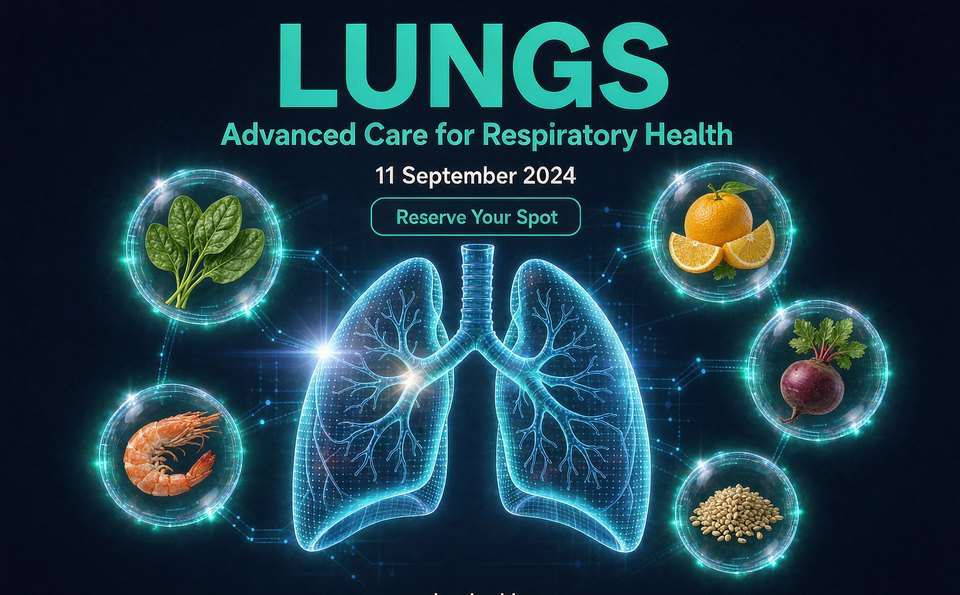
#> input picture backend/uploads/courses/copd-diet.jpg, 960 x 595 px
$ python -i apply_ai_covers.py   (imports and definitions only)
#> lines starting #> are read from the running program, lines starting #| are printed output that depends on the picture
### backend/app/env_loader.py
"""轻量 .env 加载器。

后端不依赖 python-dotenv：启动时读取 backend/.env，把尚未存在的键写入
进程环境变量。已显式设置的环境变量优先，不会被文件覆盖。

密钥（VAPID、医院 Token 等）只放 .env 或部署平台的环境变量，不进仓库。
"""

from __future__ import annotations

import os
from pathlib import Path


def env_file_path() -> Path:
    return Path(__file__).resolve().parent.parent / ".env"


def load_env_file(path: Path | None = None) -> None:
    target = path or env_file_path()
    try:
        text = target.read_text(encoding="utf-8")
    except (FileNotFoundError, OSError, UnicodeDecodeError):
        return

    for raw in text.splitlines():
        line = raw.strip()
        if not line or line.startswith("#") or "=" not in line:
            continue
        if line.startswith("export "):
            line = line[len("export ") :].strip()
        key, value = line.split("=", 1)
        key = key.strip()
        if not key or key in os.environ:
            continue
        value = value.strip()
        if len(value) >= 2 and value[0] == value[-1] and value[0] in ("'", '"'):
            value = value[1:-1]
        os.environ[key] = value

### backend/scripts/apply_ai_covers.py
# -*- coding: utf-8 -*-
"""把 AI 生成的 19 张 PNG 封面转换为 JPG，并写回课程 11-29 的 cover_url。"""
from pathlib import Path
import sys

from PIL import Image

ROOT = Path(__file__).resolve().parents[1]
GEN = Path(r"C:\Users\Lenovo\WorkBuddy\2026-10-23-22-37-16\gen-covers")
UPLOAD = ROOT / "uploads" / "courses"

sys.path.insert(0, str(ROOT))
from app.database import Base, SessionLocal, engine  # noqa: E402
from app import models  # noqa: E402,F401
from app.models import Course  # noqa: E402
from app.schema_migrate import ensure_schema  # noqa: E402

# 课程 ID -> (目标文件名, 源 PNG 路径)
MAPPING = {
    11: ("copd-diet.jpg", GEN / "Dark_navy_blue_background__glo_2026-10-27T14-11-24.png"),
    12: ("copd-exercise.jpg", GEN / "gen2/Dark_navy_blue_background__glo_2026-10-27T14-12-16.png"),
    13: ("copd-vaccine-prevent.jpg", GEN / "Dark_navy_blue_background__glo_2026-10-27T14-11-21.png"),
    14: ("copd-mind-sleep.jpg", GEN / "Dark_navy_blue_background__glo_2026-10-27T14-11-26.png"),
    15: ("copd-pft.jpg", GEN / "Dark_navy_blue_background__glo_2026-10-27T14-11-30.png"),
    16: ("copd-comorbid.jpg", GEN / "gen2/Dark_navy_blue_background__glo_2026-10-27T14-12-12.png"),
    17: ("copd-visit.jpg", GEN / "gen2/Dark_navy_blue_background__glo_2026-10-27T14-12-17.png"),
    18: ("copd-palliative.jpg", GEN / "gen2/Dark_navy_blue_background__glo_2026-10-27T14-12-14.png"),
    19: ("copd-niv.jpg", GEN / "gen2/Dark_navy_blue_background__glo_2026-10-27T14-12-18.png"),
    20: ("copd-travel.jpg", GEN / "gen3/Dark_navy_blue_background__glo_2026-10-27T14-12-47.png"),
    21: ("copd-home-env.jpg", GEN / "gen3/Dark_navy_blue_background__glo_2026-10-27T14-12-48.png"),
    22: ("copd-quit-science.jpg", GEN / "gen4/Dark_navy_blue_background__glo_2026-10-27T14-13-32.png"),
    23: ("copd-clear.jpg", GEN / "gen3/Dark_navy_blue_background__glo_2026-10-27T14-12-45.png"),
    24: ("copd-device.jpg", GEN / "gen3/Dark_navy_blue_background__glo_2026-10-27T14-12-46.png"),
    25: ("copd-family.jpg", GEN / "gen4/Dark_navy_blue_background__glo_2026-10-27T14-13-31.png"),
    26: ("copd-tcm.jpg", GEN / "gen4/Dark_navy_blue_background__glo_2026-10-27T14-13-34.png"),
    27: ("copd-myth.jpg", GEN / "gen4/Dark_navy_blue_background__glo_2026-10-27T14-13-33.png"),
    28: ("copd-scale.jpg", GEN / "gen5/Dark_navy_blue_background__glo_2026-10-27T14-14-19.png"),
    29: ("copd-plan.jpg", GEN / "gen4/Dark_navy_blue_background__glo_2026-10-27T14-13-27.png"),
}


def convert(src: Path, dst: Path) -> None:
#> called with src = '../uploads/courses/copd-diet.jpg', dst = 'out.png'
    img = Image.open(src).convert("RGB")
#> img is the input picture: PIL image 960x595 RGB; mean R, G, B 29.5, 59.6, 71.8
    w, h = img.size
#> w = 960; h = 595
    # 裁掉底部 7%（去除右下角水印），再缩放到 960 宽
    img = img.crop((0, 0, w, int(h * 0.93)))
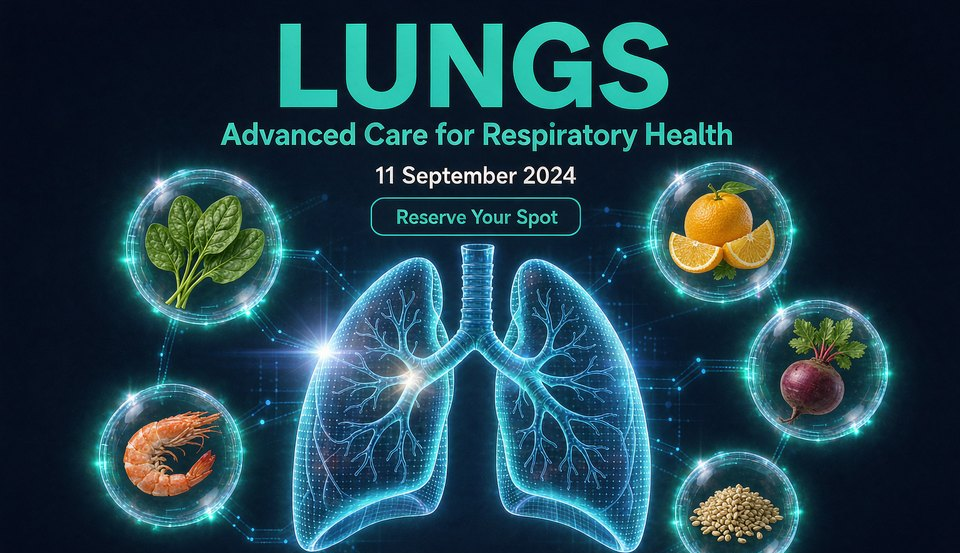
#> img: PIL image 960x553 RGB; mean R, G, B 30.9, 62.1, 74
    target_w = 960
    target_h = round(img.height * target_w / img.width)
#> target_h = 553
    img = img.resize((target_w, target_h), Image.LANCZOS)
    img.save(dst, "JPEG", quality=86, optimize=True)


def main() -> None:
    UPLOAD.mkdir(parents=True, exist_ok=True)
    Base.metadata.create_all(bind=engine)
    ensure_schema()
    db = SessionLocal()
    try:
        for cid, (fname, src) in MAPPING.items():
            if not src.exists():
                print(f"!! 缺少源文件: {src}")
                continue
            dst = UPLOAD / fname
            convert(src, dst)
            c = db.query(Course).filter(Course.id == cid).first()
            if c and (c.cover_url or "").endswith(".svg"):
                c.cover_url = f"/uploads/courses/{fname}"
                print(f"{cid}\t{c.name}\t-> {fname}")
            elif c:
                print(f"  (跳过 DB 更新, 当前 cover={c.cover_url}) {cid} {c.name}")
        db.commit()
    finally:
        db.close()


# [2 lines not run here, left out]

>>> result = convert('../uploads/courses/copd-diet.jpg', 'out.png')

$ run again, on backend/uploads/courses/copd-flare.jpg
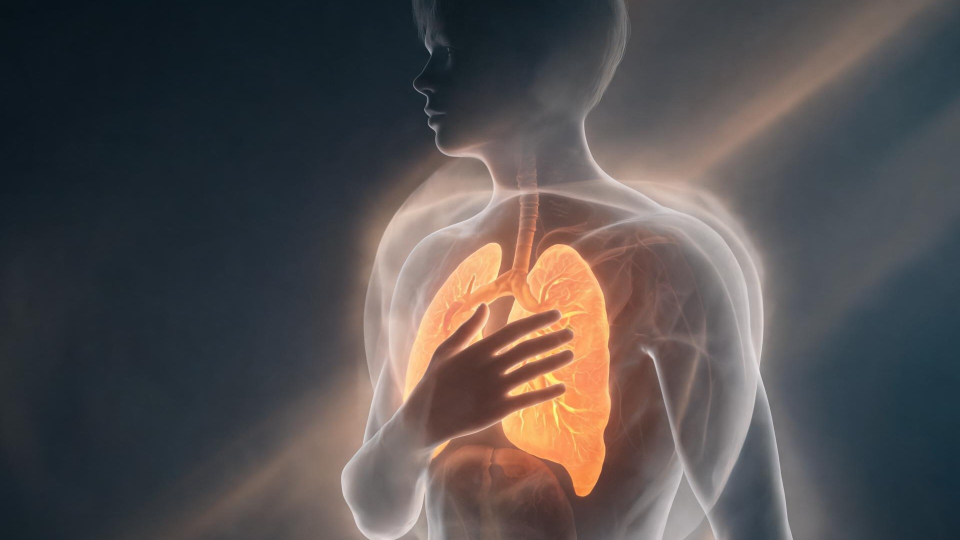
#> input picture backend/uploads/courses/copd-flare.jpg, 1920 x 1080 px (shown at 1/2 size)
#> in convert, img is the input picture: PIL image 1920x1080 RGB; mean R, G, B 83.6, 78.8, 79.3
#> in convert, `img = img.crop((0, 0, w, int(h * 0.93)))`:
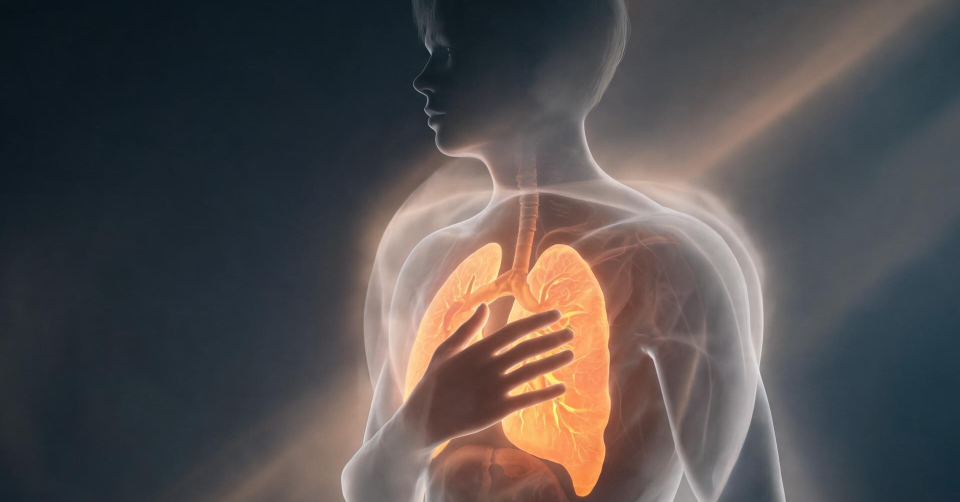
#> img: PIL image 1920x1004 RGB (shown at 1/2 size); mean R, G, B 83.3, 78.3, 78.7
#> in convert, `img = img.resize((target_w, target_h), Image.LANCZOS)`:
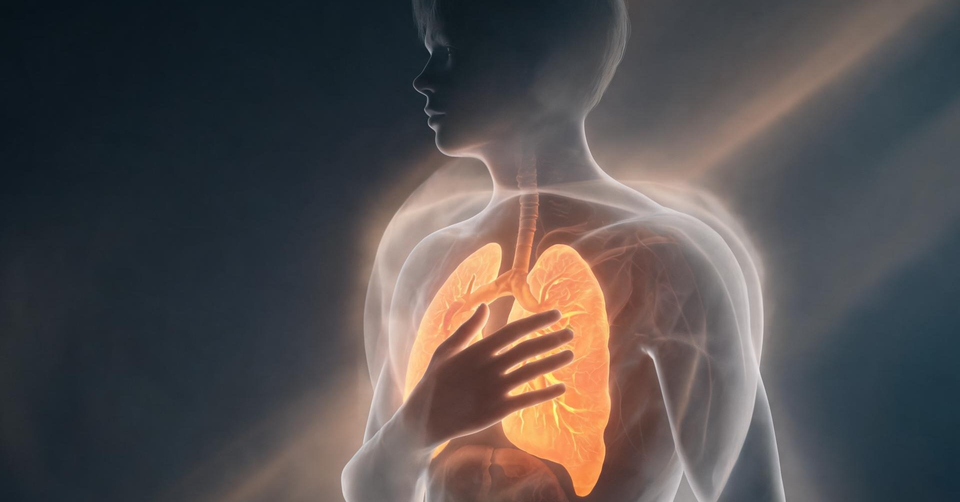
#> img: PIL image 960x502 RGB; mean R, G, B 83.3, 78.3, 78.7

$ run again, on backend/uploads/courses/copd-intro.jpg
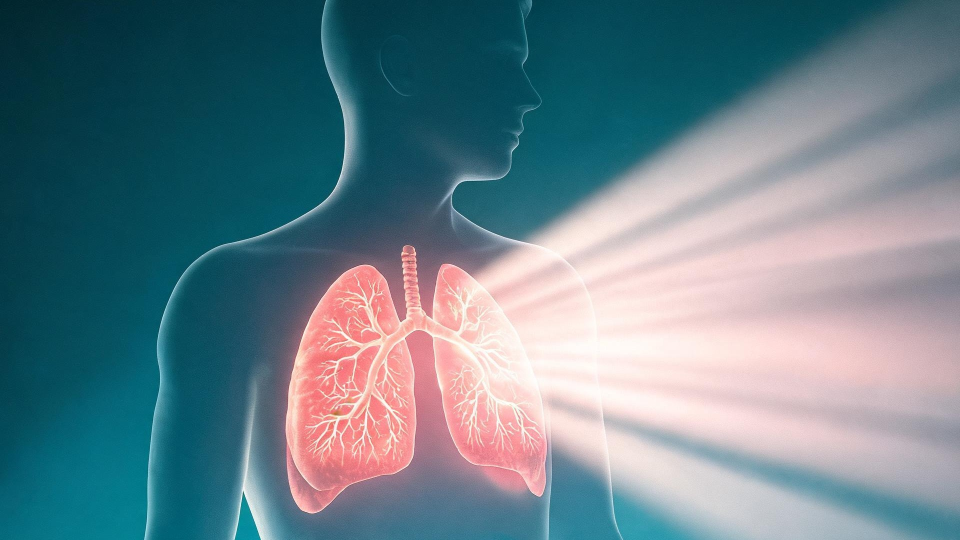
#> input picture backend/uploads/courses/copd-intro.jpg, 1920 x 1080 px (shown at 1/2 size)
#> in convert, img is the input picture: PIL image 1920x1080 RGB; mean R, G, B 102.8, 127.8, 137.5
#> in convert, `img = img.crop((0, 0, w, int(h * 0.93)))`:
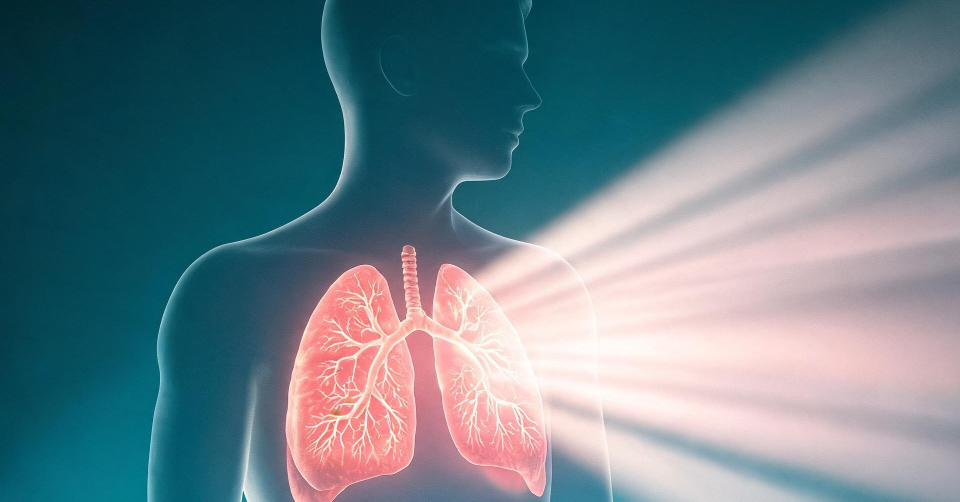
#> img: PIL image 1920x1004 RGB (shown at 1/2 size); mean R, G, B 104.5, 126.9, 136.1
#> in convert, `img = img.resize((target_w, target_h), Image.LANCZOS)`:
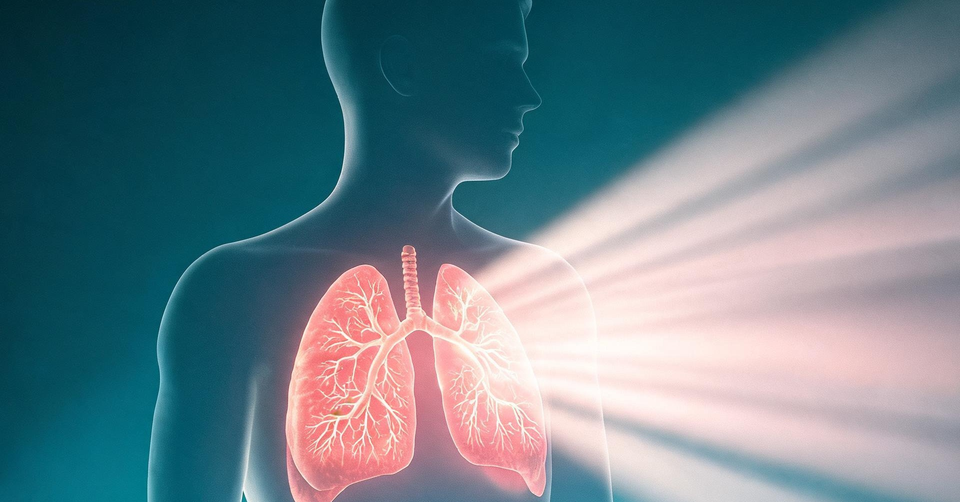
#> img: PIL image 960x502 RGB; mean R, G, B 104.5, 126.9, 136.1

$ run again, on backend/uploads/courses/copd-meds.jpg
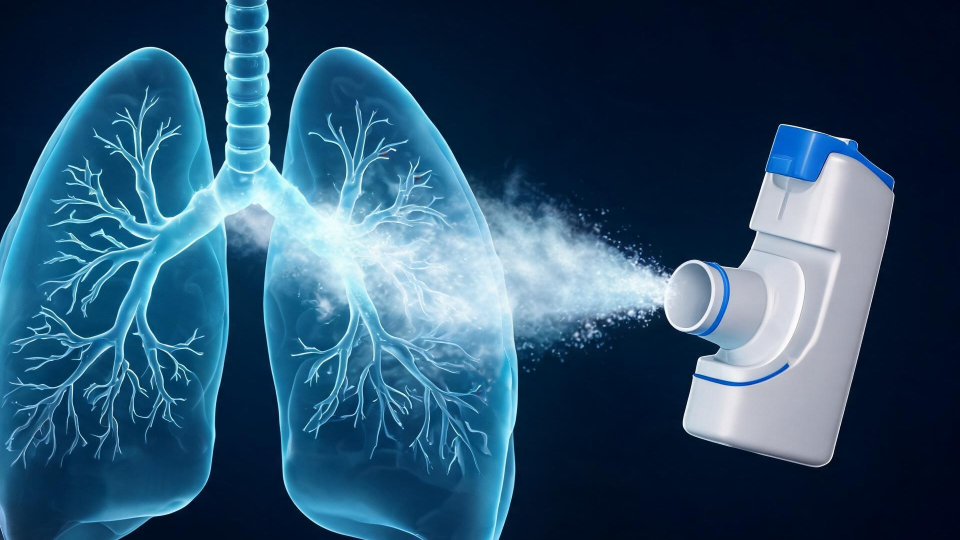
#> input picture backend/uploads/courses/copd-meds.jpg, 1920 x 1080 px (shown at 1/2 size)
#> in convert, img is the input picture: PIL image 1920x1080 RGB; mean R, G, B 44.9, 81.7, 108.9
#> in convert, `img = img.crop((0, 0, w, int(h * 0.93)))`:
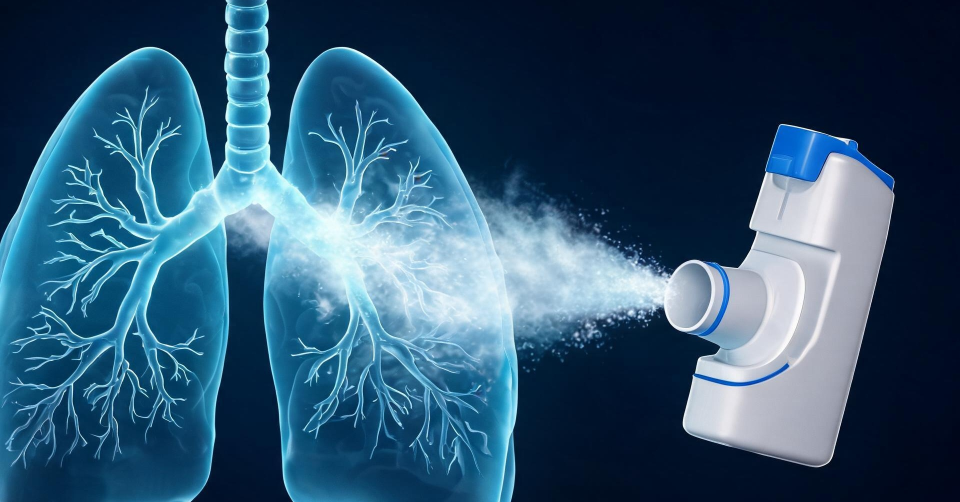
#> img: PIL image 1920x1004 RGB (shown at 1/2 size); mean R, G, B 47.3, 84.6, 111.9
#> in convert, `img = img.resize((target_w, target_h), Image.LANCZOS)`:
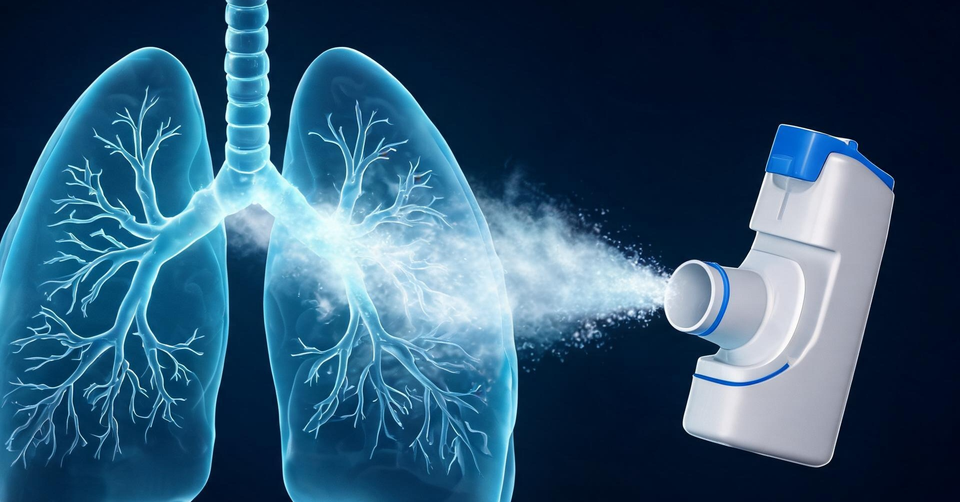
#> img: PIL image 960x502 RGB; mean R, G, B 47.3, 84.6, 111.9
